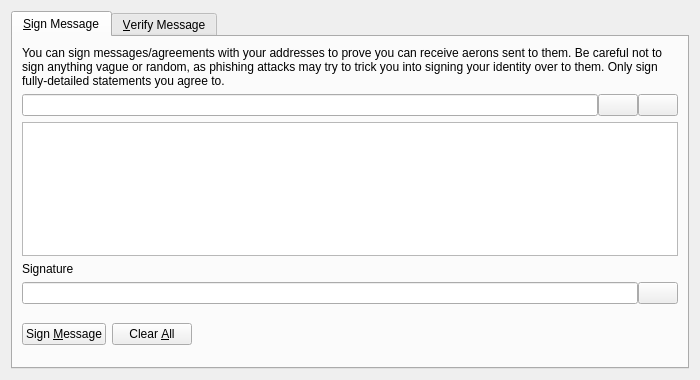
<?xml version="1.0" encoding="UTF-8"?>
<ui version="4.0">
 <class>SignVerifyMessageDialog</class>
 <widget class="QDialog" name="SignVerifyMessageDialog">
  <property name="geometry">
   <rect>
    <x>0</x>
    <y>0</y>
    <width>700</width>
    <height>380</height>
   </rect>
  </property>
  <property name="windowTitle">
   <string>Signatures - Sign / Verify a Message</string>
  </property>
  <property name="modal">
   <bool>true</bool>
  </property>
  <layout class="QVBoxLayout" name="verticalLayout">
   <item>
    <widget class="QTabWidget" name="tabWidget">
     <property name="currentIndex">
      <number>0</number>
     </property>
     <widget class="QWidget" name="tabSignMessage">
      <attribute name="title">
       <string>&amp;Sign Message</string>
      </attribute>
      <layout class="QVBoxLayout" name="verticalLayout_SM">
       <item>
        <widget class="QLabel" name="infoLabel_SM">
         <property name="text">
          <string>You can sign messages/agreements with your addresses to prove you can receive aerons sent to them. Be careful not to sign anything vague or random, as phishing attacks may try to trick you into signing your identity over to them. Only sign fully-detailed statements you agree to.</string>
         </property>
         <property name="textFormat">
          <enum>Qt::PlainText</enum>
         </property>
         <property name="wordWrap">
          <bool>true</bool>
         </property>
        </widget>
       </item>
       <item>
        <layout class="QHBoxLayout" name="horizontalLayout_1_SM">
         <property name="spacing">
          <number>0</number>
         </property>
         <item>
          <widget class="QValidatedLineEdit" name="addressIn_SM">
           <property name="toolTip">
            <string>The Aeron address to sign the message with</string>
           </property>
          </widget>
         </item>
         <item>
          <widget class="QPushButton" name="addressBookButton_SM">
           <property name="toolTip">
            <string>Choose previously used address</string>
           </property>
           <property name="text">
            <string/>
           </property>
           <property name="icon">
            <iconset resource="../bitcoin.qrc">
             <normaloff>:/icons/address-book</normaloff>:/icons/address-book</iconset>
           </property>
           <property name="shortcut">
            <string>Alt+A</string>
           </property>
           <property name="autoDefault">
            <bool>false</bool>
           </property>
          </widget>
         </item>
         <item>
          <widget class="QPushButton" name="pasteButton_SM">
           <property name="toolTip">
            <string>Paste address from clipboard</string>
           </property>
           <property name="text">
            <string/>
           </property>
           <property name="icon">
            <iconset resource="../bitcoin.qrc">
             <normaloff>:/icons/editpaste</normaloff>:/icons/editpaste</iconset>
           </property>
           <property name="shortcut">
            <string>Alt+P</string>
           </property>
           <property name="autoDefault">
            <bool>false</bool>
           </property>
          </widget>
         </item>
        </layout>
       </item>
       <item>
        <widget class="QPlainTextEdit" name="messageIn_SM">
         <property name="toolTip">
          <string>Enter the message you want to sign here</string>
         </property>
        </widget>
       </item>
       <item>
        <widget class="QLabel" name="signatureLabel_SM">
         <property name="text">
          <string>Signature</string>
         </property>
         <property name="textFormat">
          <enum>Qt::PlainText</enum>
         </property>
        </widget>
       </item>
       <item>
        <layout class="QHBoxLayout" name="horizontalLayout_2_SM">
         <property name="spacing">
          <number>0</number>
         </property>
         <item>
          <widget class="QLineEdit" name="signatureOut_SM">
           <property name="font">
            <font>
             <italic>true</italic>
            </font>
           </property>
           <property name="readOnly">
            <bool>true</bool>
           </property>
          </widget>
         </item>
         <item>
          <widget class="QPushButton" name="copySignatureButton_SM">
           <property name="toolTip">
            <string>Copy the current signature to the system clipboard</string>
           </property>
           <property name="text">
            <string/>
           </property>
           <property name="icon">
            <iconset resource="../bitcoin.qrc">
             <normaloff>:/icons/editcopy</normaloff>:/icons/editcopy</iconset>
           </property>
           <property name="autoDefault">
            <bool>false</bool>
           </property>
          </widget>
         </item>
        </layout>
       </item>
       <item>
        <layout class="QHBoxLayout" name="horizontalLayout_3_SM">
         <item>
          <widget class="QPushButton" name="signMessageButton_SM">
           <property name="toolTip">
            <string>Sign the message to prove you own this Aeron address</string>
           </property>
           <property name="text">
            <string>Sign &amp;Message</string>
           </property>
           <property name="icon">
            <iconset resource="../bitcoin.qrc">
             <normaloff>:/icons/edit</normaloff>:/icons/edit</iconset>
           </property>
           <property name="autoDefault">
            <bool>false</bool>
           </property>
          </widget>
         </item>
         <item>
          <widget class="QPushButton" name="clearButton_SM">
           <property name="toolTip">
            <string>Reset all sign message fields</string>
           </property>
           <property name="text">
            <string>Clear &amp;All</string>
           </property>
           <property name="icon">
            <iconset resource="../bitcoin.qrc">
             <normaloff>:/icons/remove</normaloff>:/icons/remove</iconset>
           </property>
           <property name="autoDefault">
            <bool>false</bool>
           </property>
          </widget>
         </item>
         <item>
          <spacer name="horizontalSpacer_1_SM">
           <property name="orientation">
            <enum>Qt::Horizontal</enum>
           </property>
           <property name="sizeHint" stdset="0">
            <size>
             <width>40</width>
             <height>48</height>
            </size>
           </property>
          </spacer>
         </item>
         <item>
          <widget class="QLabel" name="statusLabel_SM">
           <property name="font">
            <font>
             <weight>75</weight>
             <bold>true</bold>
            </font>
           </property>
           <property name="text">
            <string/>
           </property>
           <property name="wordWrap">
            <bool>true</bool>
           </property>
          </widget>
         </item>
         <item>
          <spacer name="horizontalSpacer_2_SM">
           <property name="orientation">
            <enum>Qt::Horizontal</enum>
           </property>
           <property name="sizeHint" stdset="0">
            <size>
             <width>40</width>
             <height>48</height>
            </size>
           </property>
          </spacer>
         </item>
        </layout>
       </item>
      </layout>
     </widget>
     <widget class="QWidget" name="tabVerifyMessage">
      <attribute name="title">
       <string>&amp;Verify Message</string>
      </attribute>
      <layout class="QVBoxLayout" name="verticalLayout_VM">
       <item>
        <widget class="QLabel" name="infoLabel_VM">
         <property name="text">
          <string>Enter the receiver's address, message (ensure you copy line breaks, spaces, tabs, etc. exactly) and signature below to verify the message. Be careful not to read more into the signature than what is in the signed message itself, to avoid being tricked by a man-in-the-middle attack. Note that this only proves the signing party receives with the address, it cannot prove sendership of any transaction!</string>
         </property>
         <property name="textFormat">
          <enum>Qt::PlainText</enum>
         </property>
         <property name="alignment">
          <set>Qt::AlignLeading|Qt::AlignLeft|Qt::AlignTop</set>
         </property>
         <property name="wordWrap">
          <bool>true</bool>
         </property>
        </widget>
       </item>
       <item>
        <layout class="QHBoxLayout" name="horizontalLayout_1_VM">
         <property name="spacing">
          <number>0</number>
         </property>
         <item>
          <widget class="QValidatedLineEdit" name="addressIn_VM">
           <property name="toolTip">
            <string>The Aeron address the message was signed with</string>
           </property>
          </widget>
         </item>
         <item>
          <widget class="QPushButton" name="addressBookButton_VM">
           <property name="toolTip">
            <string>Choose previously used address</string>
           </property>
           <property name="text">
            <string/>
           </property>
           <property name="icon">
            <iconset resource="../bitcoin.qrc">
             <normaloff>:/icons/address-book</normaloff>:/icons/address-book</iconset>
           </property>
           <property name="shortcut">
            <string>Alt+A</string>
           </property>
           <property name="autoDefault">
            <bool>false</bool>
           </property>
          </widget>
         </item>
        </layout>
       </item>
       <item>
        <widget class="QPlainTextEdit" name="messageIn_VM"/>
       </item>
       <item>
        <widget class="QValidatedLineEdit" name="signatureIn_VM"/>
       </item>
       <item>
        <layout class="QHBoxLayout" name="horizontalLayout_2_VM">
         <item>
          <widget class="QPushButton" name="verifyMessageButton_VM">
           <property name="toolTip">
            <string>Verify the message to ensure it was signed with the specified Aeron address</string>
           </property>
           <property name="text">
            <string>Verify &amp;Message</string>
           </property>
           <property name="icon">
            <iconset resource="../bitcoin.qrc">
             <normaloff>:/icons/transaction_0</normaloff>:/icons/transaction_0</iconset>
           </property>
           <property name="autoDefault">
            <bool>false</bool>
           </property>
          </widget>
         </item>
         <item>
          <widget class="QPushButton" name="clearButton_VM">
           <property name="toolTip">
            <string>Reset all verify message fields</string>
           </property>
           <property name="text">
            <string>Clear &amp;All</string>
           </property>
           <property name="icon">
            <iconset resource="../bitcoin.qrc">
             <normaloff>:/icons/remove</normaloff>:/icons/remove</iconset>
           </property>
           <property name="autoDefault">
            <bool>false</bool>
           </property>
          </widget>
         </item>
         <item>
          <spacer name="horizontalSpacer_1_VM">
           <property name="orientation">
            <enum>Qt::Horizontal</enum>
           </property>
           <property name="sizeHint" stdset="0">
            <size>
             <width>40</width>
             <height>48</height>
            </size>
           </property>
          </spacer>
         </item>
         <item>
          <widget class="QLabel" name="statusLabel_VM">
           <property name="font">
            <font>
             <weight>75</weight>
             <bold>true</bold>
            </font>
           </property>
           <property name="text">
            <string/>
           </property>
           <property name="wordWrap">
            <bool>true</bool>
           </property>
          </widget>
         </item>
         <item>
          <spacer name="horizontalSpacer_2_VM">
           <property name="orientation">
            <enum>Qt::Horizontal</enum>
           </property>
           <property name="sizeHint" stdset="0">
            <size>
             <width>40</width>
             <height>48</height>
            </size>
           </property>
          </spacer>
         </item>
        </layout>
       </item>
      </layout>
     </widget>
    </widget>
   </item>
  </layout>
 </widget>
 <customwidgets>
  <customwidget>
   <class>QValidatedLineEdit</class>
   <extends>QLineEdit</extends>
   <header>qvalidatedlineedit.h</header>
  </customwidget>
 </customwidgets>
 <resources>
  <include location="../bitcoin.qrc"/>
 </resources>
 <connections/>
</ui>
